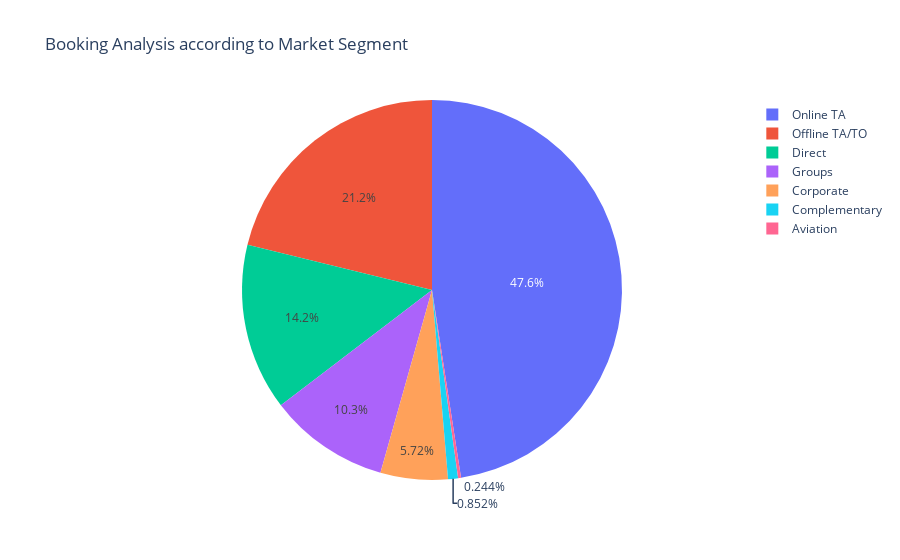

Source (notebook cell):
### Code cell
px.pie(clean_data,names=clean_data['market_segment'].value_counts().index,values=clean_data['market_segment'].value_counts(),title='Booking Analysis according to Market Segment')

### Figure 1 — Plotly figure (JSON) as saved in the notebook; plotly's stock layout.template omitted (floating-point values rounded to 4 significant figures)
{"data": [{"domain": {"x": [0, 1], "y": [0, 1]}, "hovertemplate": "label=%{label}<br>value=%{value}<extra></extra>", "labels": ["Online TA", "Offline TA/TO", "Direct", "Groups", "Corporate", "Complementary", "Aviation"], "legendgroup": "", "name": "", "showlegend": true, "type": "pie", "values": [35673, 15880, 10648, 7697, 4291, 639, 183]}], "layout": {"legend": {"tracegroupgap": 0}, "title": {"text": "Booking Analysis according to Market Segment"}}}
